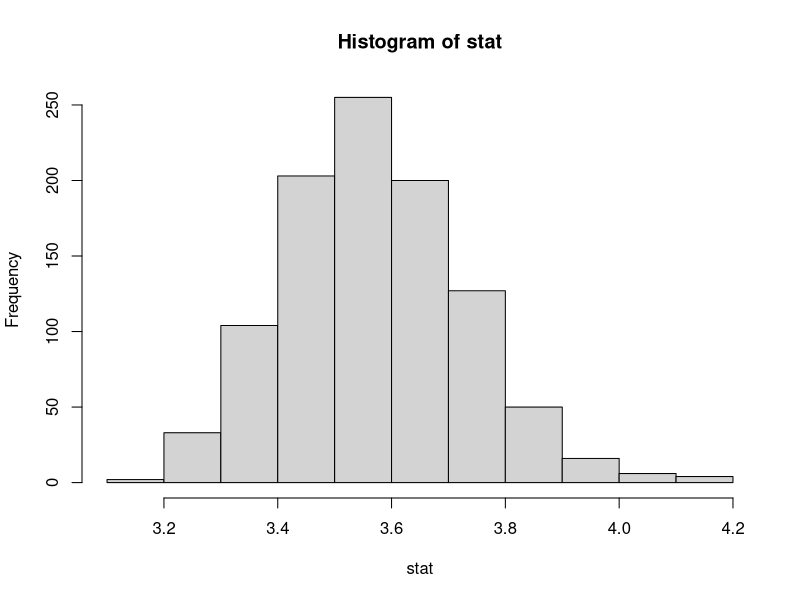
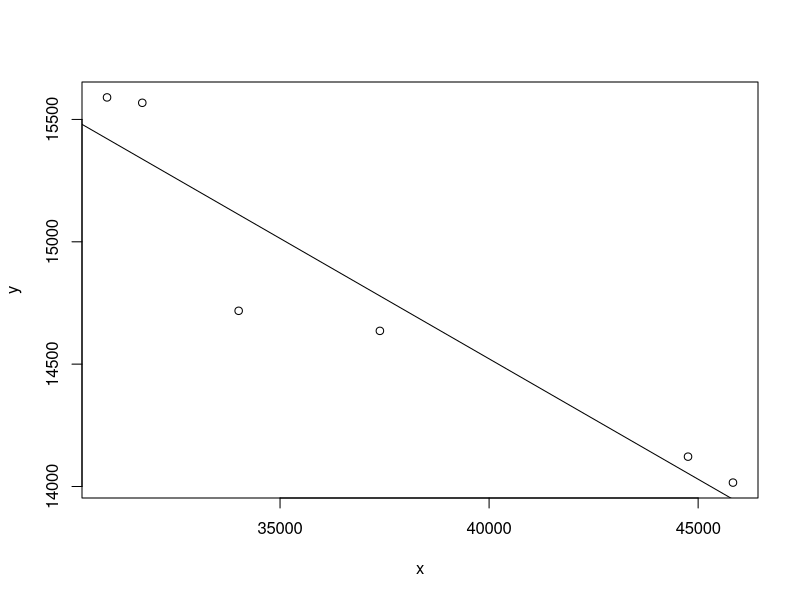
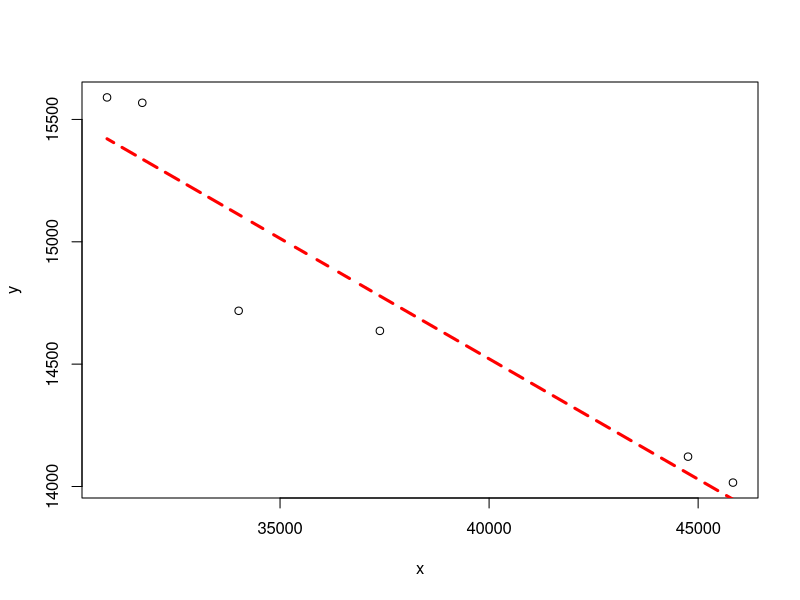
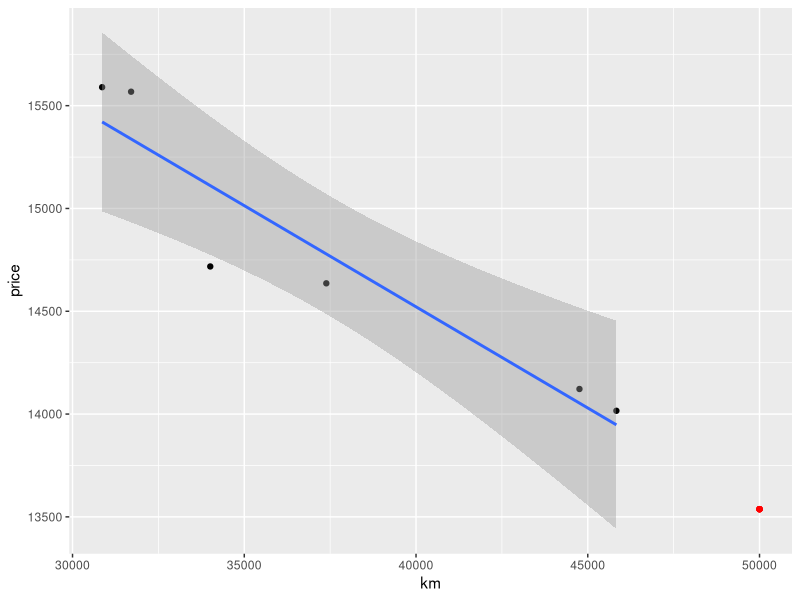
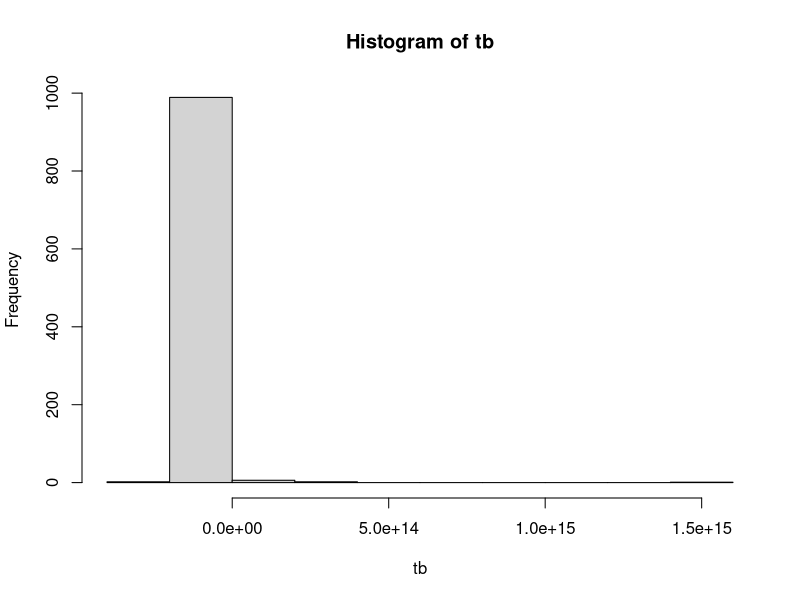
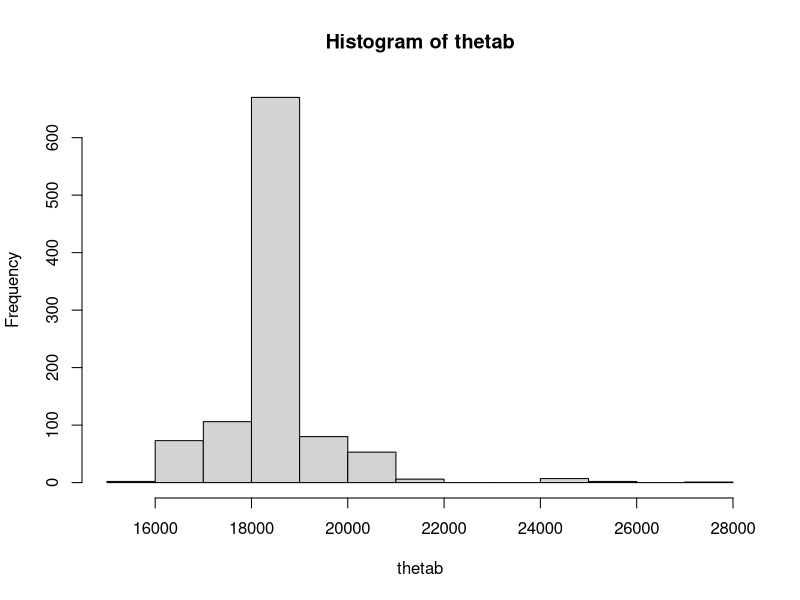
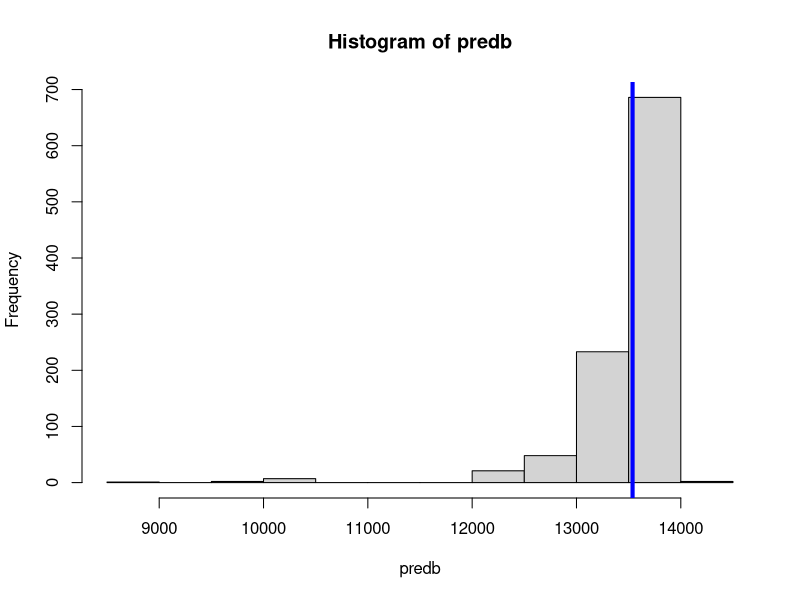
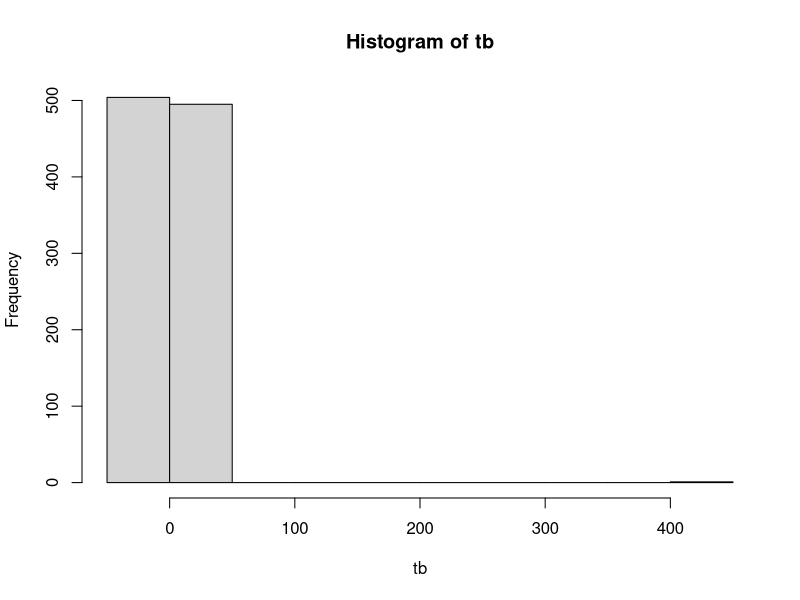

Here is the R script that generated these plots, in order:
## ---- chunk 1

index=c(3.65, 4.03, 4.58, 4.61, 4.70, 4.85, 3.21, 3.93, 3.15, 3.00, 2.93,
        3.56, 4.13, 3.68, 3.88, 3.25, 3.92, 3.99, 3.04, 3.10, 3.20, 3.35, 
        3.19, 3.10)

n = length(index)

#Set number of bootstrap samples
nsim=1000

#create a vector in which to store the results
stat = numeric(nsim) 

#Set up a loop to generate a series of bootstrap samples
for (i in 1:nsim){
  index1= sample(index, n, replace=T)
  stat[i] = mean(index1, trim = 0.25)}

par(mfrow=c(1,1))
hist(stat)

#95% Confidence Interval: 
quantile(stat,c(0.025,0.975))

#Bootstrap estimate: 
mean(stat)

#Estimated standard error: 
sd(stat)

#Coefficients of Variation
sd(stat)/mean(stat)

## ---- chunk 2

y<-c(14636, 14122, 14016, 15590, 15568, 14718)
x<-c(37388,44758,45833,30862,31705,34010)

data2 <- data.frame(x,y)
data2

#Visually estimate some starting parameter values
par(mfrow=c(1,1))
plot(x,y)
abline(lm(y ~ x,data2))

#Model  
cars<-lm(y ~ x, data2)

#Summary of the Model
summary(cars)

#Estimation of goodness of fit
cor(y,predict(cars))

#Plot the fit
par(mfrow=c(1,1))
plot(x,y)
lines(x,predict(cars),lty=2,col="red",lwd=3)
## ---- chunk 3

#install.packages("tidyverse")
suppressMessages(suppressWarnings(library(tidyverse)))

cars <- data.frame(cbind(km = c(37388, 44758, 45833, 30862, 31705, 34010),
        price = c(14636, 14122, 14016, 15590, 15568, 14718)))
cars

lm.model <- lm(price ~ km, cars)
summary(lm.model)

new.car <- 50000
predicted.price <- coef(lm.model)[[1]] + new.car * coef(lm.model)[[2]]
predicted.price

#Visualation of the Predicated Value 
ggplot(cars) +
  geom_point(aes(x = km, y = price)) +
  geom_point(aes(x = new.car, y = predicted.price), colour = "red") +
  geom_smooth(aes(x = km, y = price), method = lm)
## ---- chunk 4

y<-c(14636, 14122, 14016, 15590, 15568, 14718)
x<-c(37388,44758,45833,30862,31705,34010)

data2 <- data.frame(x,y)
data2

#Model
cars<-lm(y ~ x, data2)

#Summary of the Model
summary(cars)

#Bootstrap sample process
n<-length(x); data<-data2
theta<-summary(cars)$coefficients[1]
sdtheta<-summary(cars)$coefficients[3]
nb<-1000; z<-seq(1,n);tb<-numeric(nb);predb<-numeric(nb)
thetab<-numeric(nb)
suppressWarnings(for(i in 1:nb){
  zb<-sample(z,n,replace=T)
  carsb<-lm(data[zb,2] ~ data[zb,1])
  data[zb,2] 
  data[zb,1]
  thetab[i]<-summary(carsb)$coefficients[1]
  sdthetab<-summary(carsb)$coefficients[3]
  tb[i]<-(thetab[i]-theta)/sdthetab
  predb[i]<-summary(carsb)$coefficients[1] + summary(carsb)$coefficients[2]*50000})

#The Bootstrap-t 95% CI of price :
theta+sdtheta*quantile(tb,0.025)

theta+sdtheta*quantile(tb,0.975)

par(mfrow=c(1,1))
hist(tb)

#The CI based in the quantile method:
quantile(thetab,c(0.025,0.975))

par(mfrow=c(1,1))
hist(thetab)

#Predicted Price from the model
pred1<-summary(cars)$coefficients[1] + summary(cars)$coefficients[2]*50000
pred1

#The quantile 95% CI of the prediction at x=50000:
quantile(predb,c(0.025,0.975))

par(mfrow=c(1,1))
hist(predb)
abline(v=pred1, lwd=4, col="blue")
## ---- chunk 5
y<-c(14636, 14122, 14016, 15590, 15568, 14718)
x<-c(37388,44758,45833,30862,31705,34010)

data2 <- data.frame(x,y)
data2

#Model
cars<-lm(y ~ x, data2)

#Residuals of the model
res<-residuals(cars)
res

#Bootstrap sample process
n<-length(x); c1<-summary(cars)$coefficients[1]
c2<-summary(cars)$coefficients[2]
sdtheta<-summary(cars)$coefficients[3]
nb<-1000; tb<-numeric(nb); predb<-numeric(nb)
thetab<-numeric(nb)
suppressWarnings(for(i in 1:nb){
  rb<-sample(res,n,replace=T)
  yb<-c1 + (c2*x) + rb
  carsb<-lm(yb ~ x, data2)
  thetab[i]<-summary(carsb)$coefficients[1]
  sdthetab<-summary(carsb)$coefficients[3]
  tb[i]<-(thetab[i]-c1)/sdthetab
  predb[i]<-summary(carsb)$coefficients[1] + summary(carsb)$coefficients[2]*50000})

#The bootstrap-t 95% CI of b1 :
c1+sdtheta*quantile(tb,0.025)

c1+sdtheta*quantile(tb,0.975)

par(mfrow=c(1,1))
hist(tb)

#The CI based in the quantile method,
quantile(thetab,c(0.025,0.975))

par(mfrow=c(1,1))
hist(thetab)

#Predicted Price from the model
pred1<-summary(cars)$coefficients[1] + summary(cars)$coefficients[2]*50000
pred1

#The quantile 95% CI of the prediction at x=50000:
quantile(predb,c(0.025,0.975))

par(mfrow=c(1,1))
hist(predb)
abline(v=pred1, lwd=4, col="blue")

